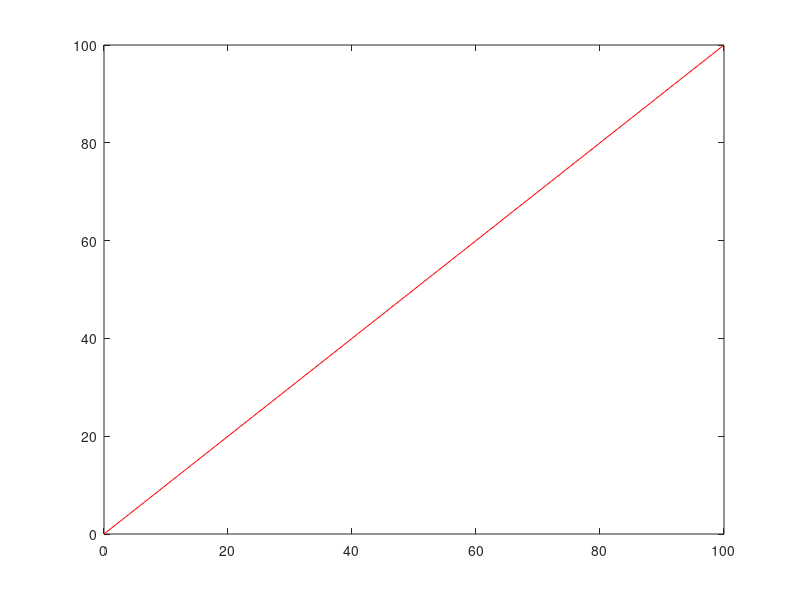

This chart was generated by the following MATLAB code: (Note: this script raises an error after producing the figure.)
%% Queueing Model

% Distribution of inter-arrival times (Tia)-> Exponential(Lm)
% Distribution of service times (S)       -> Uniform(a,b)

% Recursion for Delay-times is known. Simulate S and Tia to find D. 

clc;
clear all;
close all;

T = 10;
Lm = 1;
%% Plotting one Sample Path for a FIFO Queue
% Plot of Delays
figure
% subplot(
plot(0:100,0:100,'color','red','DisplayName','$x = y$')
hold on
[tN,Tia,N,S,D]=fifoQ(Lm,T);
stairs(tN,D,'--','color','blue','DisplayName','Sample Path')
xlim([0,T])
h = legend('show');
set(h,'Interpreter','latex','AutoUpdate','Off')
hold on
for i = 1:100
    [tN,Tia,N,S,D]=fifoQ(Lm,T);
    stairs(tN,D,'--','color','blue')
    hold on
end
plot(0:100,0:100,'color','red','LineWidth',3.5)
grid on
title('$G|G|1$ Queue Simulation - Delay Times','Interpreter','latex')
xlabel('$t$','Interpreter','latex')
ylabel('$\{D_n\}$','Interpreter','latex')

figure
plot(0:100,0:100,'color','red','DisplayName','$x = y$')
hold on
[tN,Tia,N,S,D]=fifoQ(Lm,T);
stairs(tN,N,'--','color','blue','DisplayName','Sample Path')
xlim([0,T])
h = legend('show');
set(h,'Interpreter','latex','AutoUpdate','Off')
hold on
for i = 1:100
    [tN,Tia,N,S,D]=fifoQ(Lm,T);
    stairs(tN,N,'--','color','blue')
    hold on
end
plot(0:100,0:100,'color','red','LineWidth',3.5)
grid on
title('$G|G|1$ Queue Simulation - Incoming Customers','Interpreter','latex')
xlabel('$t$','Interpreter','latex')
ylabel('$\{D_n\}$','Interpreter','latex')

figure
hist_S = [];
for i = 1:1000
    [tN,Tia,N,S,D] = fifoQ(Lm,T);
    hist_S = [hist_S;S'];
end
histogram(hist_S,'Normalization','pdf')
grid on
title('Distribution of Service Times', 'Interpreter','latex')
xlabel('$s$','Interpreter','latex');
ylabel('$P(S = s)$','Interpreter','latex');
figure
hist_Tia = [];
for i = 1:1000
    [tN,Tia,N,S,D] = fifoQ(Lm,T);
    hist_Tia = [hist_Tia;Tia'];
end
histogram(hist_Tia,'Normalization','pdf')
grid on
title('Distribution of Inter-Arrival Times','Interpreter','latex');
xlabel('$t_{ia}$','Interpreter','latex');
ylabel('$P(T = t_ia)$','Interpreter','latex');
%% Long Run Simulation - Estimating Long Run Delays
% We use this method to estimate the average delay faced by all customers.
MCD = [];
for i = 1:1000
    [tN,Tia,N,S,D] = fifoQ(Lm,T);
    MCD = [MCD;D'];
end
average_delay_allCustomers = mean(MCD);

% Now evaluate the proportion of customers facing this average delay 
CustProportion_for_x_delay = mean(MCD(MCD>mean(MCD)));
 
%% Function for FIFO G|G|1 Queue
function [tN,Tia,N,S,D]=fifoQ(Lm,T)

    t = 0;
    N(1) = 1;
    tN(1) = (-1/Lm)*log(rand());
    S(1) = 1 + 2*rand();
    D(1) = 0;

    i = 2;
    while t<T
        U = rand();
        t = t + (-1/Lm)*log(U);
        if t>T
            break
        end
        tN(i) = t;
        Tia(i) = (-1/Lm)*log(U);
        N(i) = N(i-1) + 1;
        S(i) = 1 + 2*rand();
        D(i) = round(max(D(i-1)+S(i-1)-Tia(i-1),0));
        i = i + 1;
    end
end